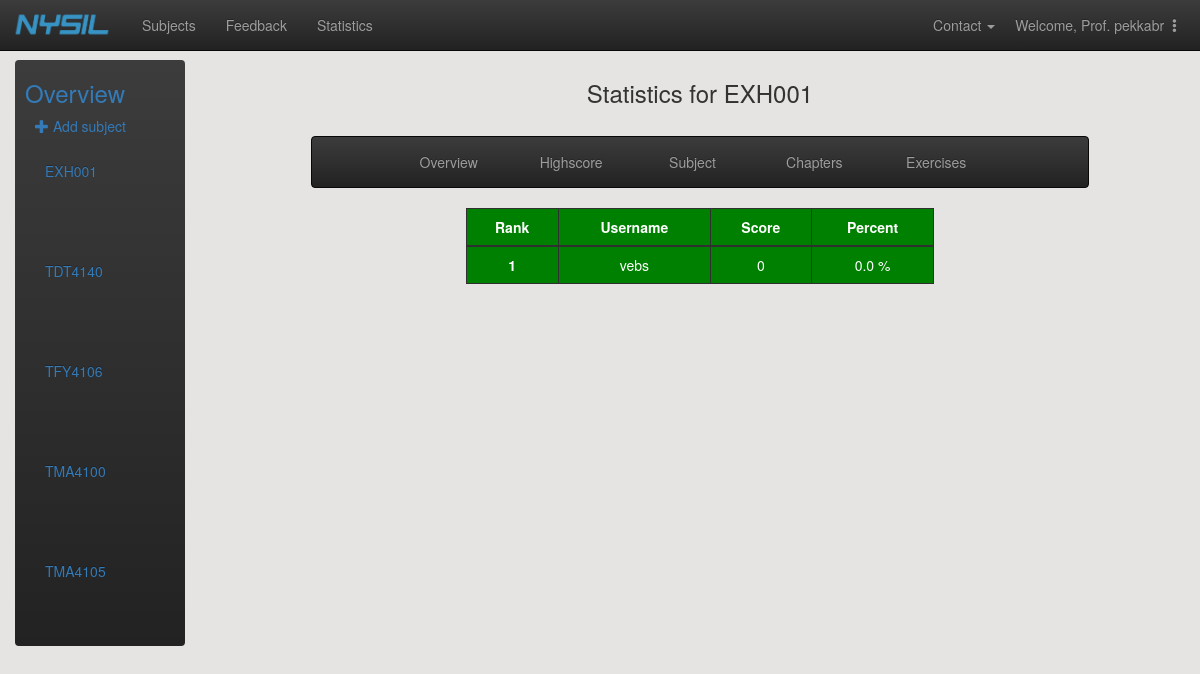
Screenshot of /adminpage/statistics/EXH001/highscore/ (signed in) with the database file from the repository.
### main/models.py (models this page shows)
class Subject(models.Model):
    subject_code = models.CharField(max_length=20, primary_key=True) # primary key
    subject_name = models.CharField(max_length=30)
    professor_firstname = models.CharField(max_length=30)
    professor_lastname = models.CharField(max_length=30)
    professor_email = models.EmailField()
    class Meta:
        ordering = ['subject_code']
    def __str__(self):
        return self.subject_code
    def get_full_name(self):
        return self.professor_firstname + " " + self.professor_lastname
    get_full_name.short_description = 'Professor' # headline of professor-column in the admin-table

class StudentConnectSubject(models.Model):
    user = models.ForeignKey(User, on_delete=models.CASCADE)
    subject = models.ForeignKey(Subject, on_delete=models.CASCADE)
    points = models.IntegerField(default=0)

### stats/views.py (the view)
# urls.py: url(r'^(?P<subject_pk>[A-Za-z0-9]+)/highscore/$', views.subject_highscore, name='subject_highscore'),
def subject_highscore(request, subject_pk):
    if not user_authenticated(request.user):
        return HttpResponseRedirect(reverse('main:index'))
    subject = Subject.objects.get(pk=subject_pk)
    highscore_info = fix_highscore_info(subject)
    context = {'subjects': Subject.objects.all(), 'subject': subject, 'highscore_info': highscore_info}
    return render(request, "stats/subject_highscore.html", context)

### stats/views.py (called while the page is built)
def fix_highscore_info(subject):
    info = []
    students_in_subject_conn = StudentConnectSubject.objects.filter(subject=subject).order_by('-points')
    rank=1
    max_points = get_max_points(subject)
    for student_conn in students_in_subject_conn:
        percent = (str(round(student_conn.points*100/max_points,1)) if max_points > 0 else "0") + " %"
        info.append([rank, student_conn, percent])
        rank += 1
    return info

def get_max_points(subject):
    chapters = subject.chapter_set.all()
    points = 0
    for chapter in chapters:
        exercises = chapter.exercise_page_set.all()
        for exercise in exercises:
            points += exercise.easy_points + exercise.medium_points + exercise.hard_points
    return points

def user_authenticated(user):
    if not user.is_authenticated():
        return False
    return True

### stats/templates/stats/subject_highscore.html
{% extends 'stats/statistics_subject.html' %}
{% block extra%}
    <div class="col-sm-12">
        <div class="col-md-8 col-md-offset-2 text-center">
            <table class="table table-bordered" style="border-color: #303030;">
              <thead>
                <tr style="background-color:green; color:white">
                  <th class="text-center" style="border-color: #303030;">Rank</th>
                  <th class="text-center" style="border-color: #303030;">Username</th>
                  <th class="text-center" style="border-color: #303030;">Score</th>
                  <th class="text-center" style="border-color: #303030;">Percent</th>
                </tr>
              </thead>
              <tbody>
                {% for info in highscore_info %}
                    <tr style="background-color:green; color:white">
                        <th class="text-center" style="border-color: #303030;">{{info.0}}</th>
                        <td class="text-center" style="border-color: #303030;">{{info.1.user}}</td>
                        <td class="text-center" style="border-color: #303030;">{{info.1.points}}</td>
                        <td class="text-center" style="border-color: #303030;">{{info.2}}</td>
                    </tr>
                {% endfor %}
              </tbody>
            </table>
        </div>
    </div>
{% endblock %}

### stats/templates/stats/statistics_subject.html
{% extends 'stats/statistics_index.html' %}
{% block extension%}
    <div class="col-md-10">
        <div class="text-center"><h3>Statistics for {{subject}} </h3></div><br>
        <div class="col-md-10 col-md-offset-1">
            <nav class="navbar navbar-inverse" style="text-align:center;">
                <div class="container-fluid">
                    <ul class="nav navbar-nav col-md-12">
                        <li class="col-md-2 col-md-offset-1"><a href="{% url 'stats:subject_overview' subject_pk=subject.pk %}">Overview</a></li>
                        <li class="col-md-2"><a href="{% url 'stats:subject_highscore' subject_pk=subject.pk %}">Highscore</a></li>
                        <li class="col-md-2"><a href="{% url 'stats:subject_pie_graph' subject_pk=subject.pk %}">Subject</a></li>
                        <li class="col-md-2"><a href="{% url 'stats:subject_chapters' subject_pk=subject.pk %}">Chapters</a></li>
                        <li class="col-md-2"><a href="{% url 'stats:subject_exercise' subject_pk=subject.pk %}">Exercises</a></li>
                    </ul>
                </div>
            </nav>
        {% block extra %}
        {% endblock%}
        </div>
    </div>
{% endblock %}

### stats/templates/stats/statistics_index.html (shortened to what this page needs)
{% extends 'adminpage/subject_overview.html' %}
{% load static %}
{% block subjects %}
    {% for subject in subjects %}
        <div class="collapse navbar-collapse" id="id_subject_overview_menu">
            <ul class="nav navbar-nav navbar-left" style="width:120px">
                <li style="float:left">
                    <a href="{% url 'stats:subject_overview' subject_pk=subject.pk %}" style="color:#337AB7;width:150px">
                        {{ subject }}
                    </a>
                </li>
            </ul>
            <ul class="nav navbar-nav navbar-right" id="id_nav_drop" style="width:-10px">
                <li class="dropdown">
                </li>
            </ul>
        </div>
    {% endfor %}
{% endblock %}

### adminpage/templates/adminpage/admin_header.html (shortened to what this page needs)
<!DOCTYPE html>
<html lang="en">
<head>
    {% load static %}
    <link rel="stylesheet" href="{% static 'adminpage/css/customize.css' %}" type="text/css">
	<link rel="stylesheet" href="https://maxcdn.bootstrapcdn.com/bootstrap/3.3.7/css/bootstrap.min.css"
>
	<link rel="stylesheet" href="https://maxcdn.bootstrapcdn.com/bootstrap/3.3.7/css/bootstrap-theme.min.css"
>
    <link rel="stylesheet" href="{% static 'main/css/header.css'%}" type = "text/css"/>
</head>
<body class="body" style="background-color: #E5E4E2;">
<div id="wrapper">
        <br>
        <br>
        <br>
        <nav class="navbar navbar-inverse navbar-fixed-top">
            <div class="container-fluid">
                <div class="navbar-header">
                    <a href="{% url 'main:index' %}" class="navbar-brand"><img src="{% static 'main/img/ny_logo.png'%}" style="width:100px;height:27px;margin-top:-4px;margin-left:-3px"></a>
                </div>
                <div class="collapse navbar-collapse" id="mainNavBar">
                    <ul class="nav navbar-nav">
                        <li><a href="{% url 'adminpage:subject_overview' %}">Subjects</a></li>
                        <li><a href="{% url 'adminpage:tilbakemeldinger' %}">Feedback</a></li>
                        <li><a href="{% url 'stats:statistics_index'%}">Statistics</a></li>
                    </ul>
                    <ul class="nav navbar-nav navbar-right">
                        <li class="dropdown">
                            <li class="dropdown">
                                <a href="#" class="dropdown-toggle" data-toggle="dropdown" style="margin-right:-10px">
                                    Contact
                                    <span class="caret" style="width:2px;height:2px"></span></a>
                            </li>
				        </li>
                        <li class="dropdown">
                            <li class="dropdown">
                                <a href="#" class="dropdown-toggle" data-toggle="dropdown" style="margin-right: 15px">Welcome, Prof. {{user}}
                                    <span class="glyphicon glyphicon-option-vertical" style="width:2px;height:2px"></span></a>
                            </li>
				        </li>
                    </ul>
                </div>
            </div>
        </nav>
    </div>
    {% block content %}{% endblock%}
</body>

### rows the page displays
Subject: subject_code "EXH001"
Subject: subject_code "TDT4140"
Subject: subject_code "TFY4106"
Subject: subject_code "TMA4100"
Subject: subject_code "TMA4105"
StudentConnectSubject: info "1", user.username "vebs", points "0", info "0.0 %"

### other values shown
{{ user }} "pekkabr"
